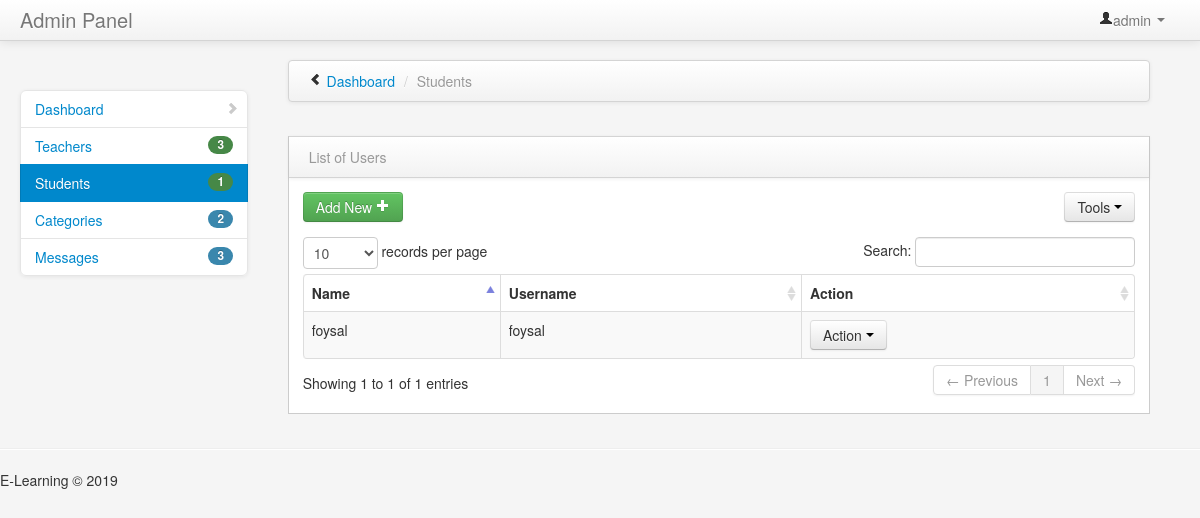
Before: /admin/students/index.php (signed in) with the older database file.
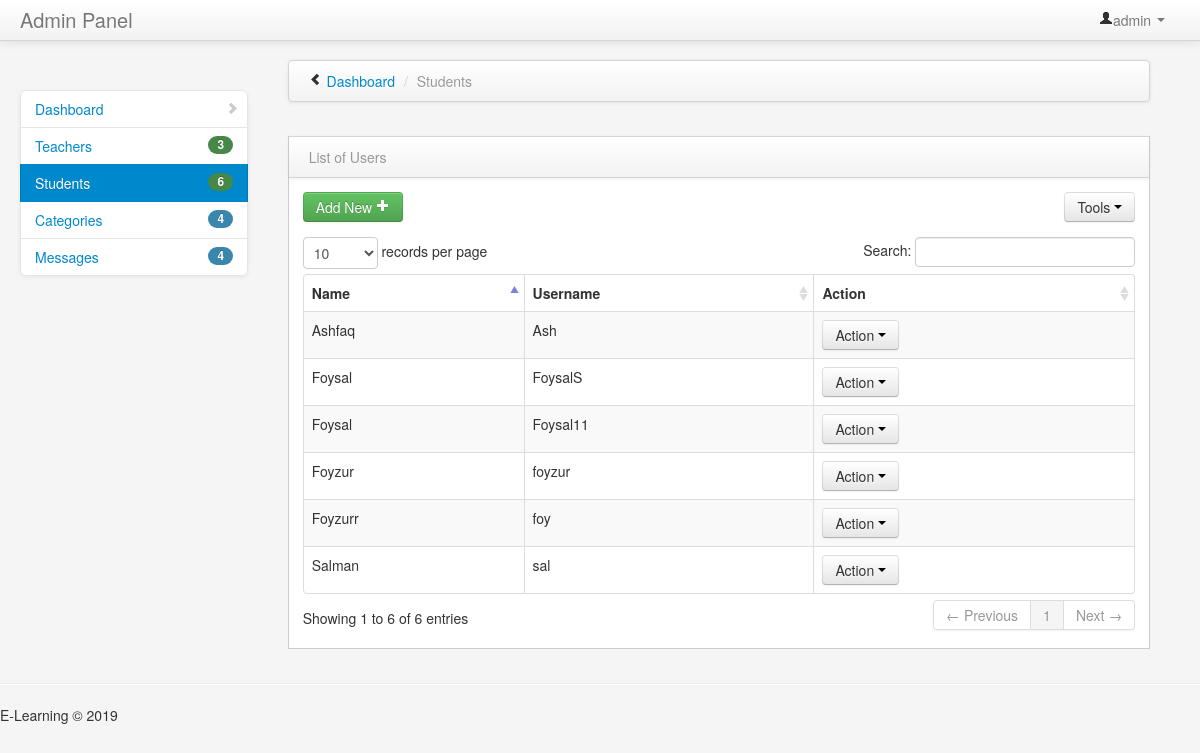
After: the same page with the newer database file.
### tables this page shows
CREATE TABLE `tbl_user` (
  `user_Id` int(11) NOT NULL,
  `fname` varchar(255) DEFAULT NULL,
  `lname` varchar(255) DEFAULT NULL,
  `dob` date DEFAULT NULL,
  `gender` varchar(255) DEFAULT NULL,
  `username` varchar(255) DEFAULT NULL,
  `password` varchar(255) DEFAULT NULL
);

### admin/students/index.php (the view, shortened to what this page needs)
<?php
$adm_user=$_SESSION['adm_user'];
?>
<!DOCTYPE html>
<html class="no-js">
    <head>
        <link href="../../bootstrap/css/bootstrap.min.css" rel="stylesheet" media="screen">
        <link href="../../bootstrap/css/bootstrap-responsive.min.css" rel="stylesheet" media="screen">
        <link href="../../assets/styles.css" rel="stylesheet" media="screen">
        <link href="../../assets/DT_bootstrap.css" rel="stylesheet" media="screen">
    </head>
    <body>
        <div class="navbar navbar-fixed-top">
            <div class="navbar-inner">
                <div class="container-fluid">
                    <a class="brand" href="#">Admin Panel</a>
                    <div class="nav-collapse collapse">
                        <ul class="nav pull-right">
                            <li class="dropdown">
                                <a href="#" role="button" class="dropdown-toggle" data-toggle="dropdown"> <i class="icon-user"></i><?php echo $adm_user;?> <i class="caret"></i>
                                </a>
                            </li>
                        </ul>
                    </div>
                </div>
            </div>
        </div>
        <div class="container-fluid">
            <div class="row-fluid">
                <div class="span3" id="sidebar">
                    <ul class="nav nav-list bs-docs-sidenav nav-collapse collapse">
                        <li >
                            <a href="../home.php"><i class="icon-chevron-right"></i> Dashboard</a>
                        </li>
                        <li>
                        <?php
                                    include '../../functions/connect.php';
                                    $result=mysqli_query($con,"SELECT count(*) as total from tbl_teacher");
                                    $data=mysqli_fetch_assoc($result);
                                    $percent = $data['total'];
                                    ?>
                            <a href="../teacher/index.php"><span class="badge badge-success pull-right"><?php echo $percent;?></span> Teachers</a>
                        </li>
                        <li class="active">
                        <?php
                                    include '../../functions/connect.php';
                                    $result=mysqli_query($con,"SELECT count(*) as total from tbl_user");
                                    $data=mysqli_fetch_assoc($result);
                                    $percent = $data['total'];
                                    ?>
                            <a href="../students/index.php"><span class="badge badge-success pull-right"><?php echo $percent;?></span> Students</a>
                        </li>
                        <li>
                          <?php
                                    include '../../functions/connect.php';
                                    $result=mysqli_query($con,"SELECT count(*) as total from tbl_category");
                                    $data=mysqli_fetch_assoc($result);
                                    $percent = $data['total'];
                                    ?>
                            <a href="../category/index.php"><span class="badge badge-info pull-right"><?php echo $percent;?></span> Categories</a>
                        </li>
                        <li>
                        <?php
                                    include '../../functions/connect.php';
                                    $result=mysqli_query($con,"SELECT count(*) as total from tbl_contact");
                                    $data=mysqli_fetch_assoc($result);
                                    $percent = $data['total'];
                                    ?>
                            <a href="../message/index.php"><span class="badge badge-info pull-right"><?php echo $percent;?></span> Messages</a>
                        </li>
                    </ul>
                </div>
                <div class="span9" id="content">
                    <div class="row-fluid">
                            <div class="navbar">
                                <div class="navbar-inner">
                                    <ul class="breadcrumb">
                                        <i class="icon-chevron-left hide-sidebar"><a href='#' title="Hide Sidebar" rel='tooltip'>&nbsp;</a></i>
                                        <li>
                                            <a href="../home.php">Dashboard</a> <span class="divider">/</span>
                                        </li>
                                        <li class="active">Students</li>
                                    </ul>
                                </div>
                            </div>
                        </div>
                   <div class="row-fluid">
                        <div class="block">
                            <div class="navbar navbar-inner block-header">
                                <div class="muted pull-left">List of Users</div>
                            </div>
                            <div class="block-content collapse in">
                                <div class="span12">
                                   <div class="table-toolbar">
                                      <div class="btn-group">
                                         <a href="add.php"><button class="btn btn-success">Add New <i class="icon-plus icon-white"></i></button></a>
                                      </div>
                                      <div class="btn-group pull-right">
                                         <button data-toggle="dropdown" class="btn dropdown-toggle">Tools <span class="caret"></span></button>
                                      </div>
                                   </div>
                                    <table cellpadding="0" cellspacing="0" border="0" class="table table-striped table-bordered" id="example2">
                                        <thead>
                                        <tr>
                                            <th>Name</th>
                                            <th>Username</th>
                                            <th>Action</th>
                                        </tr>
                                    </thead>
                                    <tbody>
                                        <?php
                                        include "../../functions/connect.php";
                                        $sql = "SELECT * FROM `tbl_user` ";
                                        $run = mysqli_query($con,$sql);
                                        while($row=mysqli_fetch_array($run)){
                                            echo '<tr class="odd gradeX" id="rec">';?>
                                           <?php
                                            echo "<td>".$row['fname']."</td>";
                                            echo "<td>".$row['username']."</td>";
                                             echo "<td>".
                                            '<div class="btn-group">
                                            <button type="button" class="btn btn-default btn-xs dropdown-toggle" data-toggle="dropdown" data-hover="dropdown" data-delay="500" data-close-others="false">
                                                Action
                                            <span class="caret"></span>
                                            </button>
                                            <ul class="dropdown-menu pull-right" role="menu">
                                            <li><a href="view.php?user_Id='.$row["user_Id"].'"><span class="glyphicon glyphicon-edit"></span> View</a></li>
                                            <li><a href="edit.php?user_Id='.$row["user_Id"].'"><span class="glyphicon glyphicon-edit"></span> Edit</a></li>
                                            <li><a href="#"  user_Id="'.$row['user_Id'].'" class="delbutton" title="Click To Delete"><span class="glyphicon glyphicon-trash"></span> Delete</a></li>
                                            </ul>
                                            </div>'
                                                    ."</td>";
                                            echo "</tr>";
                                        }
                                        ?>
                                    </tbody>
                                    </table>
                                </div>
                            </div>
                        </div>
                    </div>
                    </div>
                </div>
            </div>
            <hr>
            <footer>
                <p>E-Learning &copy; 2019</p>
            </footer>
    </body>
</html>

### assets/styles.css (style rules this page uses)
body { padding-top: 0; padding-bottom: 40px; background-color: #f5f5f5; }
@media (min-width: 979px) { body { padding-top: 60px; } }
#content { margin-left:0px; }
.hide-sidebar, .show-sidebar { cursor: pointer; }
.breadcrumb { margin: 0 0 0px; padding: 10px 0px; background-color: transparent; }
.block { border: 1px solid #ccc; background: white; margin: 1em 0em; border-top: none; }
.block-content { margin: 1em; min-height: .25em; }
.block-header { margin-bottom: 0px; border-right: none; border-left: none; -webkit-border-radius: 0px; -moz-border-radius: 0px; border-radius: 0px; }
.block-header div { padding-top: 10px; }
.bs-docs-sidenav { max-width: 228px; margin: 30px 0 0; padding: 0; background-color: #fff; -webkit-border-radius: 6px; -moz-border-radius: 6px; border-radius: 6px; -webkit-box-shadow: 0 1px 4px rgba(0,0,0,.065); -moz-box-shadow: 0 1px 4px rgba(0,0,0,.065); box-shadow: 0 1px 4px rgba(0,0,0,.065); }
.bs-docs-sidenav > li > a { display: block; width: 190px \9; margin: 0 0 -1px; padding: 8px 14px; border: 1px solid #e5e5e5; }
.bs-docs-sidenav > li:first-child > a { -webkit-border-radius: 6px 6px 0 0; -moz-border-radius: 6px 6px 0 0; border-radius: 6px 6px 0 0; }
.bs-docs-sidenav > li:last-child > a { -webkit-border-radius: 0 0 6px 6px; -moz-border-radius: 0 0 6px 6px; border-radius: 0 0 6px 6px; }
.bs-docs-sidenav > .active > a { position: relative; z-index: 2; padding: 9px 15px; border: 0; text-shadow: 0 1px 0 rgba(0,0,0,.15); -webkit-box-shadow: inset 1px 0 0 rgba(0,0,0,.1), inset -1px 0 0 rgba(0,0,0,.1); -moz-box-shadow: inset 1px 0 0 rgba(0,0,0,.1), inset -1px 0 0 rgba(0,0,0,.1); box-shadow: inset 1px 0 0 rgba(0,0,0,.1), inset -1px 0 0 rgba(0,0,0,.1); }
.bs-docs-sidenav .icon-chevron-right { float: right; margin-top: 2px; margin-right: -6px; opacity: .25; }

Changed rows visible on the page:
removed tbl_user: fname "foysal", username "foysal"
added tbl_user: fname "Foysal", username "FoysalS"
added tbl_user: fname "Foysal", username "Foysal11"
added tbl_user: fname "Salman", username "sal"
added tbl_user: fname "Foyzur", username "foyzur"
added tbl_user: fname "Ashfaq", username "Ash"
added tbl_user: fname "Foyzurr", username "foy"
Other visible differences:
$percent: "1" → "6"
$percent: "2" → "4"
$percent: "3" → "4"
text written by a page script: "records per page Search: Showing 1 to 1 of 1 entries ← Previous 1 Next →" → "records per page Search: Showing 1 to 6 of 6 entries ← Previous 1 Next →"
